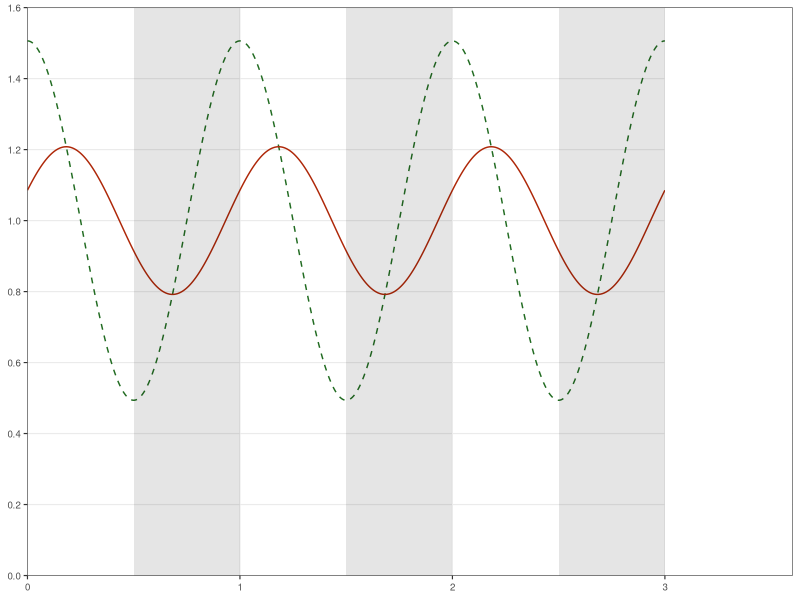

This figure's R source:
library(deSolve)
library(ggplot2)
library(tidyverse)

# Protein synthesis, Fs_j (External variable / forcing function)
synth_fc_amp <- 3.05
amplitude <- 1 - 2/(synth_fc_amp+1)       # fraction of protein synthesis
frequency <- 1/24                         # oscillations/h
phase <- 0.5*pi
constant <- 1
Fs_j <- function(t, a = amplitude, f = frequency, p = phase, c = constant) {
  a * sin(2*pi*f * t + p) + c
}

# Protein oscillation model
model <- function(time, state, parameters) {
  with(as.list(c(state, parameters)), {
    # rate of change
    dFp_j <- Fs_j(time) * (mu + kd_mean) - Fp_j * (mu + kd_j)
    
    # return rate of change
    list(c(dFp_j))
  })
}

# Define state variable and initial value
start_state <- c(Fp_j = 1)

# Define parameters and their values
parameters <- list(c(mu = 0.018, kd_j = 0.01, kd_mean = 0.01),
                   c(mu = 0.018, kd_j = 0.05, kd_mean = 0.05),
                   c(mu = 0.018, kd_j = 0.10, kd_mean = 0.10))

# Set time span and step interval
times <- seq(0, 24*10, by = 0.02)

# Simulate protein oscillations 
p_frac <- list()
for(i in 1:length(parameters)) {
  out <- ode(y = start_state, times = times, func = model, parms = parameters[[i]])
  out <- out %>% as_tibble %>% mutate(time = as.numeric(time),
                                      frac = as.numeric(Fp_j),
                                      frac_of = "Abundance") %>% mutate %>%
    select(-Fp_j)
  
  p_frac <- append(p_frac, list(out))
}
rm(out, i)

# Generate synthesis data for plotting
s_frac <- tibble(time = times,
                 frac = Fs_j(times),
                 frac_of = "Synthesis")

# Combine abundace and synthesis data in each simulation into one tibble
fraction_l <- list()
for(i in 1:length(p_frac)) {
  f <- bind_rows(p_frac[[i]], s_frac)
  fraction_l <- append(fraction_l, list(f))
}
rm(p_frac, s_frac, f, i)

# Create variable representing parameter values in each simulation  
for(i in 1:length(fraction_l)) {
  fraction_l[[i]] <- fraction_l[[i]] %>%
    mutate(muX = "mu = ", mu = parameters[[i]]["mu"],
           kd_jX = "kd_j = ", kd_j = parameters[[i]]["kd_j"],
           kd_meanX = "kd_mean = ", kd_mean = parameters[[i]]["kd_mean"]) %>%
    unite("mu", muX:mu, sep = "", remove = T) %>%
    unite("kd_j", kd_jX:kd_j, sep = "", remove = T) %>%
    unite("kd_mean", kd_meanX:kd_mean, sep = "", remove = T)
  
}

# Combine data from all simulations into one tibble for plotting 
fraction <- bind_rows(fraction_l) %>%
  mutate(mu = as.factor(mu),
         kd_j = as.factor(kd_j),
         kd_mean = as.factor(kd_mean),
         frac_of = factor(frac_of, levels = c("Synthesis", "Abundance"), ordered = T)) 

# Make new time axis to display steady state oscillations only. Convert time unit to days.
fraction <- fraction %>% mutate(time_d = (time - 168)/24 )

# Calculate relative protein amplitude (max/min)
max <- fraction %>% filter(kd_j == "kd_j = 0.1" & time_d > 0 & frac_of == "Abundance") %>%
  summarise(m = max(frac)) %>% as.numeric
min <- fraction %>% filter(kd_j == "kd_j = 0.1" & time_d > 0 & frac_of == "Abundance") %>%
   summarise(m = min(frac)) %>% as.numeric
prot_fc_amp <- max/min
#summary(filter(fraction, time_d > 0 & frac_of == "Abundance" & kd_j == "kd_j = 0.05"))

# Plots (for publication)
p <- ggplot(filter(fraction, kd_j == "kd_j = 0.1"),
            aes(x = time_d, y = frac, group = frac_of, color = frac_of, linetype = frac_of)) +
  geom_line() +
  scale_y_continuous(limits = c(0, 1.6),
                     breaks = seq(0, 2, 0.2),
                     expand = expansion(mult = 0)) +
  scale_x_continuous(limits = c(0, 3.6),
                     breaks = seq(0, 3, 1),
                     expand = expansion(mult = c(0, 0))) +
  scale_color_manual(values = c("#216b21ff", "#AE2708")) +
  scale_linetype_manual(values = c("dashed", "solid")) +
  theme_bw() +
  theme(legend.position = "none",
        line = element_line(size = 0.4),
        panel.border = element_rect(size = 0.2, fill = NA),
        strip.background = element_blank(),
        strip.text = element_blank(),
        axis.text = element_text(size = 7),
        axis.title = element_blank(),
        panel.grid.minor.y = element_blank(),
        panel.grid.minor.x = element_blank()) +
  annotate(
    "rect", fill="black", alpha=0.1,
    xmin=0.5, xmax=1,
    ymin=0, ymax=1.6) +
  annotate(
    "rect", fill="black", alpha=0.1,
    xmin=1.5, xmax=2,
    ymin=0, ymax=1.6) +
  annotate(
    "rect",fill="black", alpha=0.1,
    xmin=2.5, xmax=3,
    ymin=0, ymax=1.6) +
  annotate(
    "rect", fill="white",
    xmin=3, xmax=3.6,
    ymin=0, ymax=1.6)

# ggsave(file ="path",
#        plot = p, height=5.1, width=5.6, units = "cm")

# ggsave(file ="path",
#        plot = p, height=5.1, width=5.6, units = "cm")
